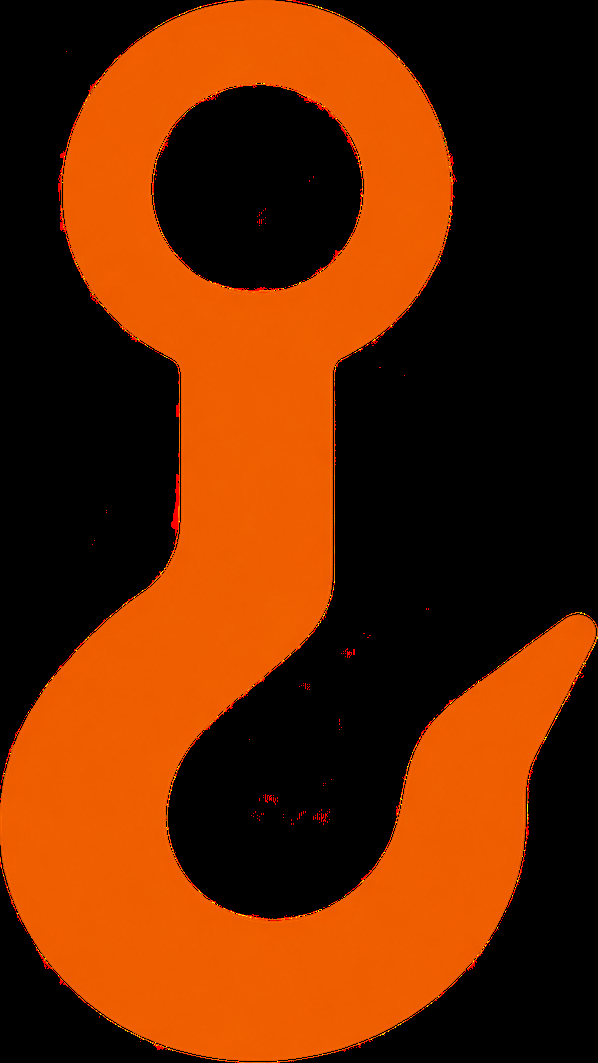
#> input picture brand/00_hook_master/kryuk24_hook_transparent.png, 598 x 1063 px
$ python trace_hook.py
#> lines starting #> are read from the running program, lines starting #| are printed output that depends on the picture; after the words box and inside, x2 and y2 are one past the last pixel; in counts of white or black regions, pixels touching at a corner belong together
"""Векторизация нового крюка: brand/00_hook_master/kryuk24_hook_transparent.png → SVG-контур.

Крюк — одна заливка без градиентов, поэтому достаточно контура маски:
альфа-канал увеличивается ×4 (бикубически, края становятся гладкими), берется порог,
находятся внешний контур и отверстие кольца, точки прореживаются и через них
проводятся кривые Безье (Catmull-Rom). Результат сравнивается с исходником попиксельно.

Выход: brand/00_hook_master/hook_path.txt  (viewBox + d, читает tools/brand.py)
"""
from pathlib import Path

import cv2
import numpy as np

ROOT = Path(__file__).resolve().parents[1]
SRC = ROOT / "brand" / "00_hook_master" / "kryuk24_hook_transparent.png"
OUT = ROOT / "brand" / "00_hook_master" / "hook_path.txt"
K = 4  # upscale factor


def bezier_path(pts):
    """Closed Catmull-Rom spline through pts → SVG cubic Bezier segments."""
    n = len(pts)
    d = [f"M{pts[0][0]:.2f} {pts[0][1]:.2f}"]
    for i in range(n):
        p0, p1, p2, p3 = pts[(i - 1) % n], pts[i], pts[(i + 1) % n], pts[(i + 2) % n]
        c1 = p1 + (p2 - p0) / 6
        c2 = p2 - (p3 - p1) / 6
        d.append(f"C{c1[0]:.1f} {c1[1]:.1f} {c2[0]:.1f} {c2[1]:.1f} {p2[0]:.1f} {p2[1]:.1f}")
    return "".join(d) + "Z"


def resample(pts, step=5.0, sigma=1.2):
    """Even spacing along the contour (no bumps from uneven point density),
    light periodic smoothing (removes pixel stair-steps), then one point every `step` px."""
    seg = np.r_[np.hypot(*np.diff(np.vstack([pts, pts[:1]]), axis=0).T)]
    s = np.r_[0, np.cumsum(seg)]
    total = s[-1]
    t = np.arange(0, total, 0.25)
    closed = np.vstack([pts, pts[:1]])
    x = np.interp(t, s, closed[:, 0]); y = np.interp(t, s, closed[:, 1])
    r = int(sigma / 0.25 * 4)
    k = np.exp(-0.5 * (np.arange(-r, r + 1) * 0.25 / sigma) ** 2); k /= k.sum()
    x = np.convolve(np.r_[x[-r:], x, x[:r]], k, "valid"); y = np.convolve(np.r_[y[-r:], y, y[:r]], k, "valid")
    idx = np.round(np.arange(0, len(x), step / 0.25)).astype(int) % len(x)
    return np.c_[x[idx], y[idx]]


def trace():
    a = cv2.imread(str(SRC), cv2.IMREAD_UNCHANGED)[:, :, 3]
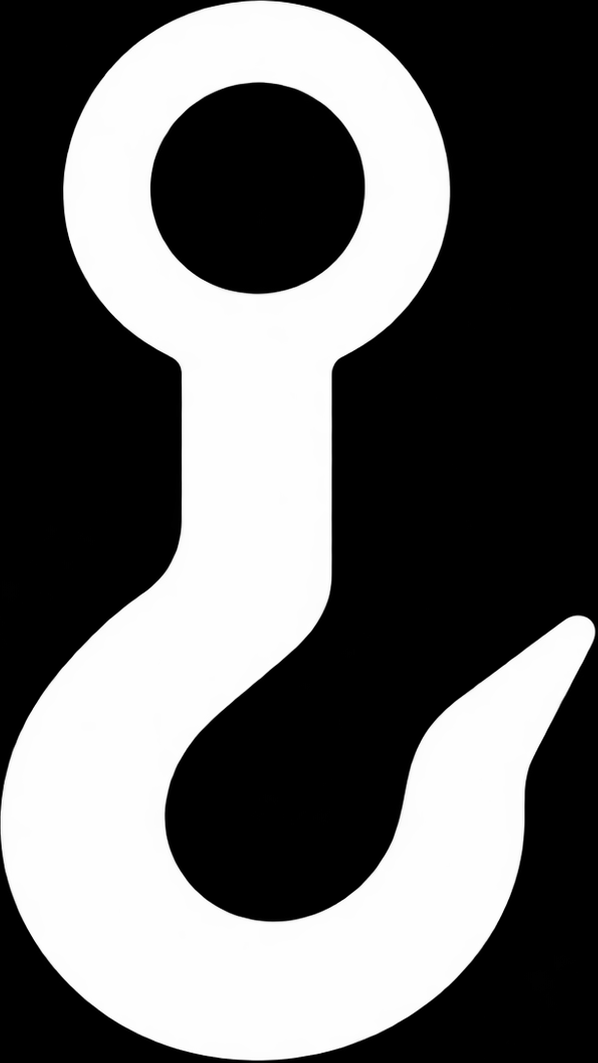
#> a: shape (1063, 598); min 0, max 255, mean 102.3
    h, w = a.shape
#> h = 1063; w = 598
    big = cv2.resize(a, (w * K, h * K), interpolation=cv2.INTER_CUBIC)
    big = cv2.GaussianBlur(big, (0, 0), 1.2)
    _, m = cv2.threshold(big, 127, 255, cv2.THRESH_BINARY)
#> m: shape (4252, 2392); 40.3% white; 1 white region
    contours, hier = cv2.findContours(m, cv2.RETR_CCOMP, cv2.CHAIN_APPROX_NONE)
#> contours = 2 contours; box (x1, y1, x2, y2) and area: (1, 2, 2381, 4242) 4663062, (601, 329, 1461, 1177) 571450
    parts = []
    for c in contours:
        if cv2.contourArea(c) < 50 * K * K:
            continue
        parts.append(bezier_path(resample(c[:, 0, :].astype(float) / K)))
#> this loop made 2 passes
#> (total in resample, r in resample, n in bezier_path) on passes 1 to 2: (3906.6, 19, 782), (706.4, 19, 142)
#> after the loop, parts = 2 items
    return w, h, "".join(parts)


def check(w, h, d):
    """Render the path back and compare with the source alpha (IoU)."""
    from playwright.sync_api import sync_playwright
    svg = (f'<svg xmlns="http://www.w3.org/2000/svg" viewBox="0 0 {w} {h}" width="{w}" height="{h}">'
           f'<path fill="#000" fill-rule="evenodd" d="{d}"/></svg>')
    with sync_playwright() as pw:
        b = pw.chromium.launch(); pg = b.new_page(viewport={"width": w, "height": h})
        pg.set_content(f'<html><body style="margin:0;background:#fff">{svg}</body></html>')
        png = pg.screenshot(clip={"x": 0, "y": 0, "width": w, "height": h}); b.close()
    r = cv2.imdecode(np.frombuffer(png, np.uint8), cv2.IMREAD_GRAYSCALE) < 128
    a = cv2.imread(str(SRC), cv2.IMREAD_UNCHANGED)[:, :, 3] > 127
    return (r & a).sum() / (r | a).sum()


if __name__ == "__main__":
    w, h, d = trace()
#> w = 598; h = 1063
    iou = check(w, h, d)
#> (the run stopped early here; a loop or call above may not have finished)

$ run again, with brand/00_hook_master/kryuk24_hook_master.png copied over brand/00_hook_master/kryuk24_hook_transparent.png
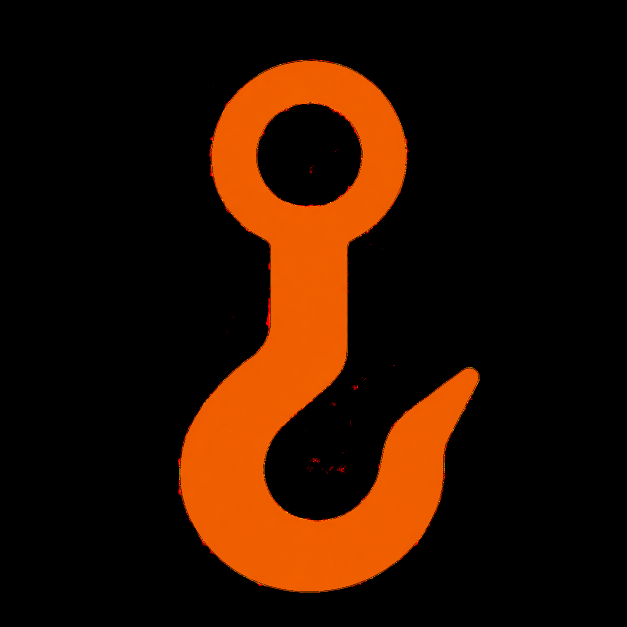
#> input picture brand/00_hook_master/kryuk24_hook_master.png, 1254 x 1254 px (shown at 1/2 size)
#> in trace, `a = cv2.imread(str(SRC), cv2.IMREAD_UNCHANGED)[:, :, 3]`:
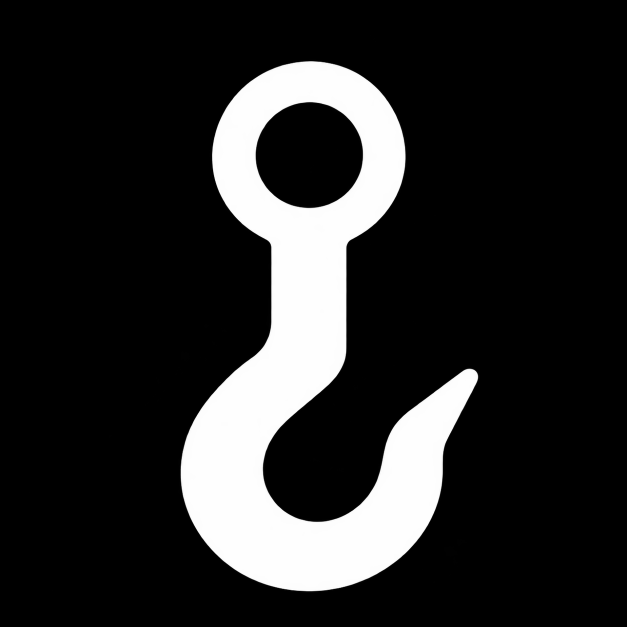
#> a: shape (1254, 1254) (shown at 1/2 size); min 0, max 255, mean 41.4
#> in trace, `_, m = cv2.threshold(big, 127, 255, cv2.THRESH_BINARY)`:
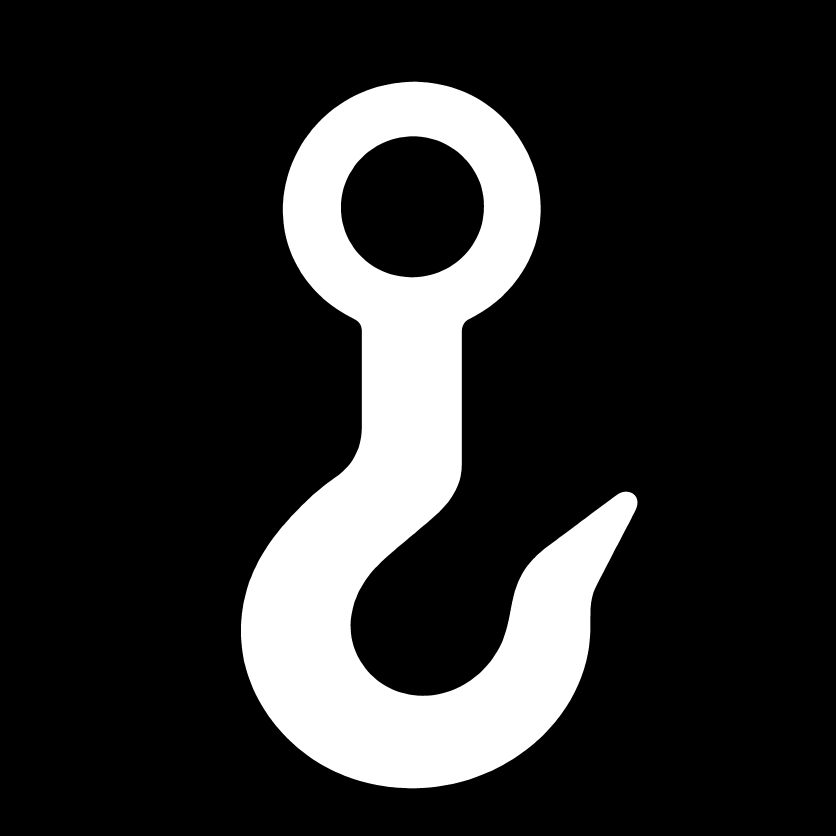
#> m: shape (5016, 5016) (shown at 1/6 size); 16.3% white; 1 white region
#> contours = 2 contours; box (x1, y1, x2, y2) and area: (1446, 490, 3825, 4730) 4663056, (2045, 817, 2905, 1665) 571450
#> the loop in trace, `for c in contours:` made 2 passes
#> (total in resample, r in resample, n in bezier_path) on passes 1 to 2: (3906.2, 19, 782), (706.4, 19, 142)
#> after the loop in trace, `for c in contours:`: parts = 2 items
#> `w, h, d = trace()`: w = 1254
